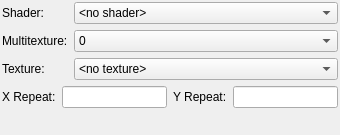
<?xml version="1.0" encoding="UTF-8"?>
<ui version="4.0">
 <class>MaterialWidget</class>
 <widget class="QWidget" name="MaterialWidget">
  <property name="geometry">
   <rect>
    <x>0</x>
    <y>0</y>
    <width>340</width>
    <height>135</height>
   </rect>
  </property>
  <property name="windowTitle">
   <string>Form</string>
  </property>
  <layout class="QFormLayout" name="formLayout_2">
   <property name="leftMargin">
    <number>2</number>
   </property>
   <property name="topMargin">
    <number>2</number>
   </property>
   <property name="rightMargin">
    <number>2</number>
   </property>
   <property name="bottomMargin">
    <number>2</number>
   </property>
   <item row="1" column="0" colspan="2">
    <layout class="QHBoxLayout" name="horizontalLayout">
     <item>
      <widget class="QLabel" name="label_4">
       <property name="text">
        <string>X Repeat:</string>
       </property>
      </widget>
     </item>
     <item>
      <widget class="QLineEdit" name="lineEdit"/>
     </item>
     <item>
      <widget class="QLabel" name="label_5">
       <property name="text">
        <string>Y Repeat:</string>
       </property>
      </widget>
     </item>
     <item>
      <widget class="QLineEdit" name="lineEdit_2"/>
     </item>
    </layout>
   </item>
   <item row="0" column="0" colspan="2">
    <layout class="QFormLayout" name="formLayout">
     <item row="0" column="0">
      <widget class="QLabel" name="label">
       <property name="text">
        <string>Shader:</string>
       </property>
      </widget>
     </item>
     <item row="0" column="1">
      <widget class="QComboBox" name="comboBox_2">
       <item>
        <property name="text">
         <string>&lt;no shader&gt;</string>
        </property>
       </item>
      </widget>
     </item>
     <item row="1" column="0">
      <widget class="QLabel" name="label_2">
       <property name="text">
        <string>Multitexture:</string>
       </property>
      </widget>
     </item>
     <item row="1" column="1">
      <widget class="QComboBox" name="comboBox">
       <item>
        <property name="text">
         <string>0</string>
        </property>
       </item>
       <item>
        <property name="text">
         <string>1</string>
        </property>
       </item>
       <item>
        <property name="text">
         <string>2</string>
        </property>
       </item>
       <item>
        <property name="text">
         <string>3</string>
        </property>
       </item>
       <item>
        <property name="text">
         <string>4</string>
        </property>
       </item>
       <item>
        <property name="text">
         <string>5</string>
        </property>
       </item>
       <item>
        <property name="text">
         <string>6</string>
        </property>
       </item>
       <item>
        <property name="text">
         <string>7</string>
        </property>
       </item>
      </widget>
     </item>
     <item row="2" column="0">
      <widget class="QLabel" name="label_3">
       <property name="text">
        <string>Texture:</string>
       </property>
      </widget>
     </item>
     <item row="2" column="1">
      <widget class="QComboBox" name="comboBox_3">
       <item>
        <property name="text">
         <string>&lt;no texture&gt;</string>
        </property>
       </item>
      </widget>
     </item>
    </layout>
   </item>
  </layout>
 </widget>
 <resources/>
 <connections/>
</ui>
